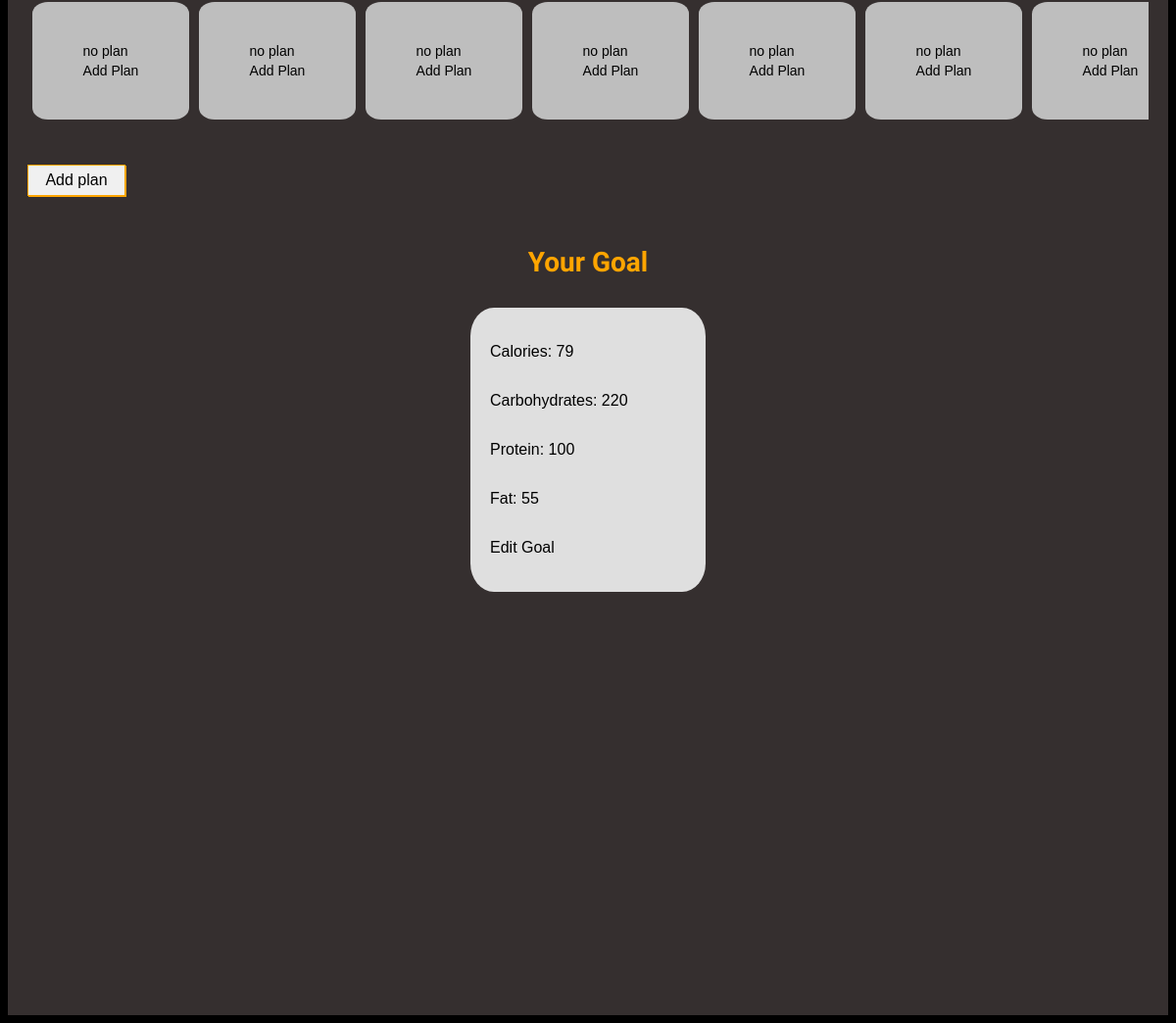
Before: /plans/ (lower part) with the older database file.
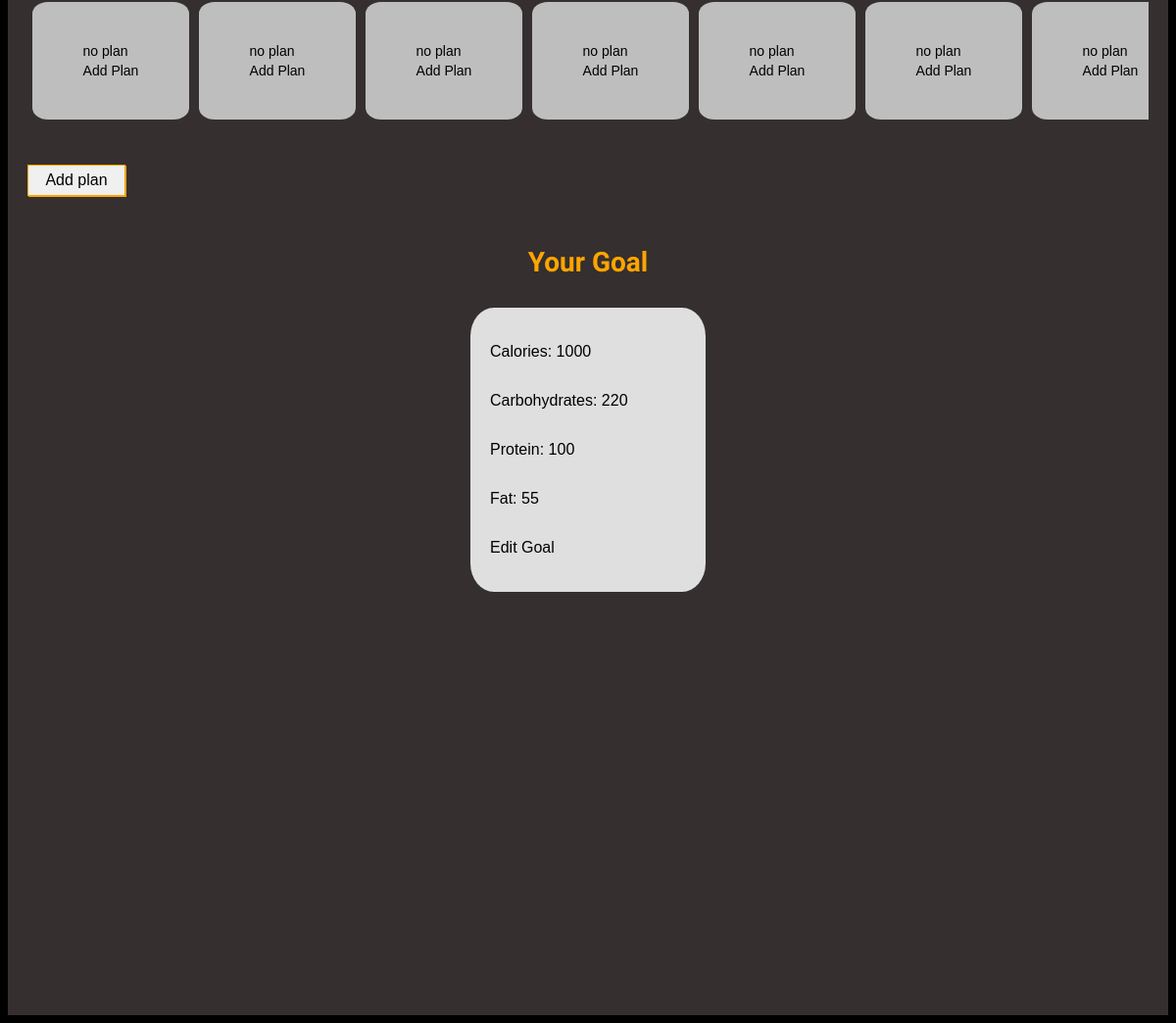
After: the same page with the newer database file.
### meal_plans/models.py (models this page shows, shortened)
class Goal(models.Model):
    name = "Goal"
    calories = models.IntegerField(null=True, blank=True)
    fat = models.IntegerField(null=True, blank=True)
    protein = models.IntegerField(null=True, blank=True)
    carbs = models.IntegerField(null=True, blank=True)

### meal_plans/views.py (the view)
# urls.py: path('plans/', views.plans, name='plans'),
def plans(request):
    try:
        goal = Goal.objects.get()
    except ObjectDoesNotExist:
        goal = None
    plans = Plan.objects.order_by('date')
    today = date.today()
    todaysDate = datetime.now().date()
    try:
        todayPlan = Plan.objects.get(date=todaysDate)
        food_items = todayPlan.fooditem_set.all()
    except Plan.DoesNotExist:
        todayPlan = None
        food_items = None
    week1Start = todaysDate - timedelta(days=todaysDate.weekday() + 1)
    week1End = week1Start + timedelta(days=6)
    week2Start = week1End + timedelta(days=1)
    week2End = week2Start + timedelta(days=6)
    week1Dates = []
    week2Dates = []
    for i in range(7):
        week1Dates.append(week1Start + timedelta(days=i))
        week2Dates.append(week2Start + timedelta(days=i))
    weekOne = Plan.objects.filter(date__range = [week1Start, week1End])
    weekTwo = Plan.objects.filter(date__range = [week2Start, week2End])
    weekDays = ['Sunday', 'Monday', 'Tuesday', 'Wednesday', 'Thursday', 'Friday', 'Saturday']
    planExists1 = [None] * 7
    for i in range(len(weekDays)):
        for plan in weekOne:
            if weekDays[i] == plan.day_of_week:
                planExists1[i] = plan
    for i in range(7):
        if planExists1[i] is None:
            planExists1[i] = week1Dates[i]
    planExists2 = [None] * 7
    for i in range(len(weekDays)):
        for plan in weekTwo:
            if weekDays[i] == plan.day_of_week:
                planExists2[i] = plan
    for i in range(7):
        if planExists2[i] is None:
            planExists2[i] = week2Dates[i]
    context = {'plans': plans, 'today':today, 'weekOne':weekOne, 'weekTwo': weekTwo, 'weekDays': weekDays,'planExists1': planExists1, 'planExists2':  planExists2, 'week1Dates':week1Dates, 'week2Dates':week2Dates, 'goal': goal,
    'todayPlan': todayPlan, 'food_items':food_items}
    return render(request, 'meal_plans/plans.html', context)

### meal_plans/templates/meal_plans/plans.html (shortened to what this page needs)
{% extends "meal_plans/base.html" %}
{% load static %}
{% block content %}
<section id="plansSection">
    <div class="scroll">
        <ul id="weekTwoPlans" class="weekPlans">
            {% for plan in planExists2 %}
            {% if plan.date %}
                    <li class= "plan{{ plan.day_of_week }} plansWeekItem">
                        <div class="planLi shadow p-3 rounded">
                            <a href="{% url 'meal_plans:plan' plan.id %}">
                                <h4 id="macrosH4">Macros:</h4>
                                <p>carbs: {{ plan.return_carbs }}</p>
                                <p>protein: {{ plan.return_protein }}</p>
                                <p>fat: {{ plan.return_fat }}</p>
                            </a>
                        </div>
                    </li>
            {% else %}
                <li class="planLi plansWeekItem rounded">
                    <a href="{% url 'meal_plans:new_plan' %}?date={{ plan }}">
                    <p>no plan</p>
                    <p>Add Plan</p></a>
                </li>
            {% endif %}
        {% endfor %}
        </ul>
    </div>
    <p class="button"><a href="{% url 'meal_plans:new_plan' %}">Add plan</a></p>
    {% if goal == None%}
    <a href="{% url 'meal_plans:create_goal' %}">Add Goal</a>
    {% else %}
    <section id="goalSection">
        <h2>Your Goal</h2>
        <section id="goalMacros">
            <p>Calories: {{ goal.calories }}</p>
            <p>Carbohydrates: {{ goal.carbs }} </p>
            <p>Protein: {{ goal.protein }}</p>
            <p>Fat: {{ goal.fat }}</p>
            <p><a href="{% url 'meal_plans:create_goal' goal_id=goal.id %}">Edit Goal<a/></p>
        </section>
    </section>
    {% endif %}
    </section>
{% endblock content %}

### meal_plans/templates/meal_plans/base.html (shortened to what this page needs)
{% load static %}
<!DOCTYPE html>
<html lang="en">
<head>
    <link href="{% static "styles.css" %}" rel="stylesheet">
    <link rel="stylesheet" href="https://code.jquery.com/ui/1.12.1/themes/base/jquery-ui.css">
    <link href="https://cdn.jsdelivr.net/npm/select2@4.1.0-rc.0/dist/css/select2.min.css" rel="stylesheet" />
</head>
<body id="body">
        {% block content %}{% endblock content %}
</body>
</html>

### meal_plans/static/styles.css (style rules this page uses)
h4 a, p a, div a { color: black; text-decoration: none; }
#body { background-color: #000; font-family: Arial; }
* { box-sizing: border-box; }
li { list-style-type: none; }
#plansSection h2, #goalSection h2, #foodSection h2, #planSection h2, #todaysSection h2 { font-family: 'Signika', Arial, sans-serif; font-size: 28px; margin: 15px auto 30px auto; color: #FFA500; }
#plansSection,#goalSection, #foodSection, #planSection, #newPlanSection { margin: 0 auto; padding: 20px; text-align: center; justify-content: center; background-color: #352f2f; max-width: 1240px; min-height: 800px; }
.scroll { overflow-x: scroll; }
.weekPlans, .daysOfTheWeek { display: grid; grid-template-columns: repeat(7, 160px); grid-template-rows: 1fr; gap: 10px; padding-left: 5px; padding-right: 10px; }
.plansWeekItem { transition: transform 0.3s ease; display: flex; align-items: center; justify-content: center; }
.planLi { background-color: #bebebe; text-align: left; line-height: 6px; min-width: 150px; min-height: 120px; border-radius: 10%; }
.planLi p { font-size: 14px; font-family: 'Franklin Gothic Medium', 'Arial Narrow', Arial, sans-serif; }
.button { font-family:'Franklin Gothic Medium', 'Arial Narrow', Arial, sans-serif; margin-top: 30px; padding: 6px; background-color: #F0F0F0; border: 1px solid #FFA500; box-shadow: 1px 1px #FFA500; width: 100px; }
#goalMacros { width: 240px; display: flex; flex-direction: column; justify-content: center; margin: 0 auto; background-color: rgb(223, 223, 223); border-radius: 10%; padding: 20px; }
#goalSection p { text-align: left; color: #000000; }
#goalMacros a { text-align: center; }

Changed rows visible on the page:
changed Goal: calories "79" → "1000"
